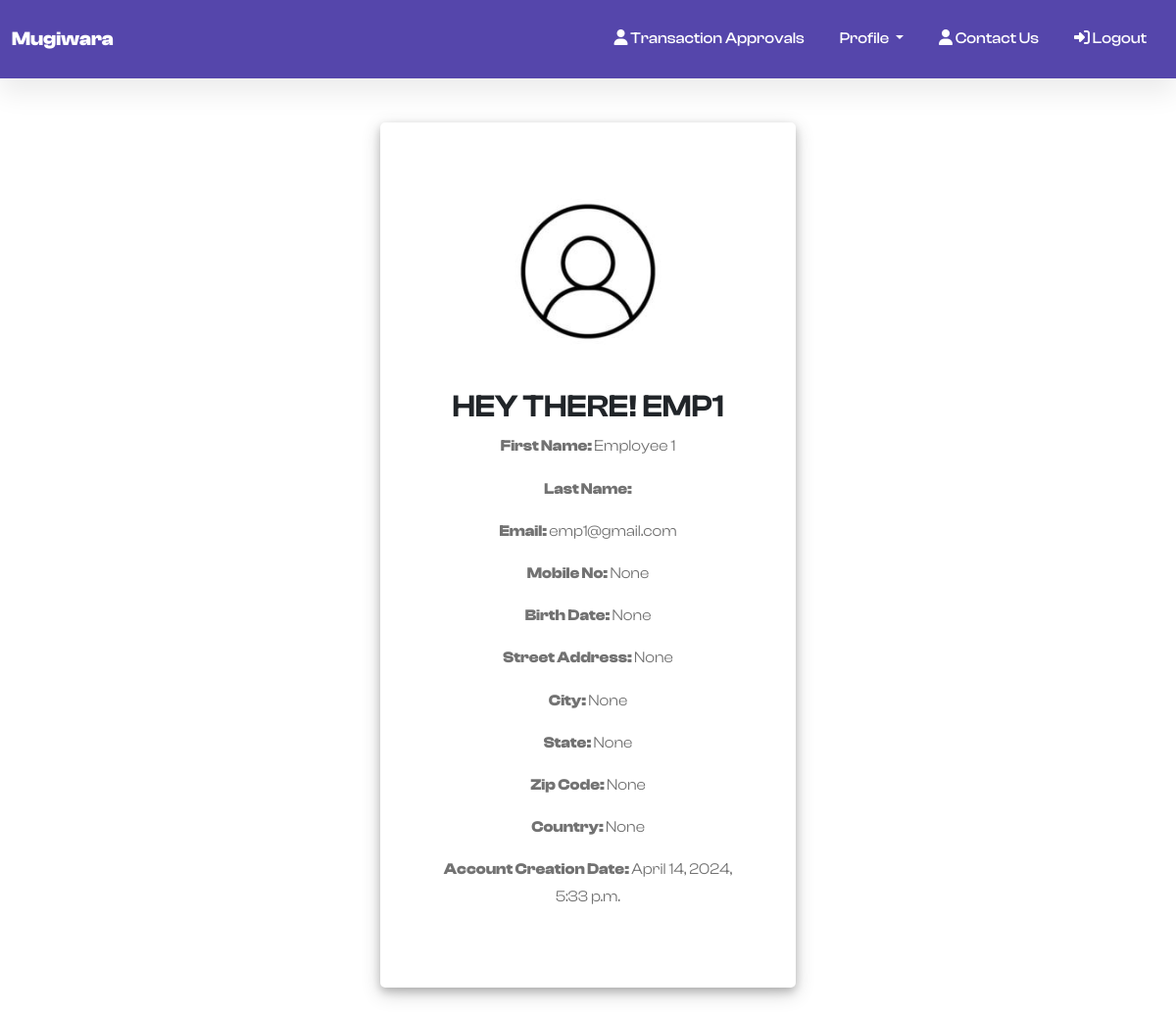
The page /profile/ (signed in) on the database its author committed.
### users/models.py (models this page shows, shortened)
class BankingUser(models.Model):
    User_types = {
        'iu_re': 'Regular Employee',
        'iu_sm': 'System Manager',
        'iu_sa': 'System Administrator',
        'eu_cust': 'Customer',
        'eu_mo': 'Merchant/Organization',
    }
    modification_status = {
        'pending': 'Waiting for Approval',
        'rejected': 'Rejected',
        'approved': 'Approved'
    }
    requesting_deletion = {
        'yes': 'Yes',
        'no': 'No'
    }
    user = models.OneToOneField(User, on_delete = models.CASCADE, related_name = 'user')
    usertype = models.CharField(max_length = 256, choices = User_types)
    dob = models.DateField(default = None, blank = True, null = True)
    mobile_number = models.CharField(max_length = 256, default=None, blank=True, null = True)
    street_address = models.CharField(max_length = 512, default=None, blank=True, null = True)
    city = models.CharField(max_length = 128, default=None, blank=True, null = True)
    state = models.CharField(max_length = 128, default=None, blank=True, null = True)
    zip_code = models.CharField(max_length = 10, default=None, blank=True, null = True)
    country = models.CharField(max_length = 256, default=None, blank=True, null = True)
    account_created = models.DateTimeField(auto_now_add = True, null = True)
    user_handler = models.ForeignKey("BankingUser", on_delete = models.CASCADE, related_name = 'internal_user', blank=True, null = True)
    pd_modification_status = models.CharField(max_length = 128, choices = modification_status, blank=True, null = True)
    pd_modified = models.DateTimeField(auto_now = True, blank=True, null = True)
    deletion = models.CharField(max_length = 128, choices = requesting_deletion, blank=True, null = True, default = 'no')
    deletion_status = models.CharField(max_length = 128, choices = modification_status, blank=True, null = True)

### users/views.py (the view)
# urls.py: path('profile/', views.profile, name = 'profile'),
@login_required
def profile(request):
    user = request.user
    banking_user = BankingUser.objects.get(user = user)
    context = {
        'user': user,
        'banking_user': banking_user,
    }
    return render(request, 'users/profile.html', context)

### users/templates/users/profile.html (shortened to what this page needs)
{% extends 'users/base.html' %}
{% load crispy_forms_tags %}
{% block content %}
<!DOCTYPE html>
<html lang="en">
<head>
    <link rel="stylesheet" href="../../static/users/asset/css/profile_update.css">
</head>
<body>
    <div class="container forget-password">
        <div class="row">
            <div class="col-md-12 col-md-offset-4">
                <div class="panel panel-default">
                    <div class="panel-body">
                        <div class="text-center">
                            <img src="../../static/users/asset/images/profile.jpeg" alt="profile-picture" border="0">
                            <h2 class="text-center text-uppercase">Hey There! {{ user }}</h2>
                            <p><strong>First Name: </strong> {{ user.first_name }}</p>
                            <p><strong>Last Name: </strong> {{ user.last_name }}</p>
                            <p><strong>Email: </strong> {{ user.email }}</p>
                            <p><strong>Mobile No: </strong>{{ banking_user.mobile_number }}</p>
                            <p><strong>Birth Date: </strong>{{ banking_user.dob }}</p>
                            <p><strong>Street Address: </strong>{{banking_user.street_address}}</p>
                            <p><strong>City: </strong>{{banking_user.city}}</p>
                            <p><strong>State: </strong>{{banking_user.state}}</p>
                            <p><strong>Zip Code: </strong>{{banking_user.zip_code}}</p>
                            <p><strong>Country: </strong>{{banking_user.country}}</p>
                            <p><strong>Account Creation Date: </strong>{{banking_user.account_created}}</p>
                        </div>
                    </div>
                </div>
            </div>
        </div>
    </div>
</body>
</html>
{% endblock %}

### users/static/users/asset/css/style.css (style rules this page uses)
:root { --c-dark: #212529; --c-brand: #4e57d4; --c-brand-light: #6970dd; --c-brand-rgb: 78, 87, 212; --c-body: #727272; --font-base: "ClashDisplay", sans-serif; --box-shadow: 0px 15px 25px rgba(0,0,0,0.08); --transition: all 0.5s ease; }
body { font-family: var(--font-base); line-height: 1.7; color: var(--c-body); }
h1, h2, h3,h4, h5, h6, .h1, .h2, .h3, .h4, .h5, .h6 { font-weight: 600; color: var(--c-dark); }
img { max-width: 100%; height: auto; }

### users/static/users/asset/css/profile_update.css (style rules this page uses)
.forget-password .panel-default { padding: 31%; margin-top: -27%; }
.forget-password .panel-body { padding: 15%; margin-bottom: -50%; background: #fff; border-radius: 5px; -webkit-box-shadow: 0 4px 8px 0 rgba(0, 0, 0, 0.2), 0 6px 20px 0 rgba(0, 0, 0, 0.19); }
img { width: 40%; margin-bottom: 10%; }
img { width: 60%; margin-bottom: 10%; }
.text-uppercase { text-transform: uppercase; }

### rows shown on the page
BankingUser: mobile_number "None", dob "None", street_address "None", city "None", state "None", zip_code "None", country "None", account_created "April 14, 2024, 5:33 p.m."

### other values the page prints
{{ user }} "EMP1"
{{ user.first_name }} "Employee 1"
{{ user.email }} "emp1@gmail.com"
